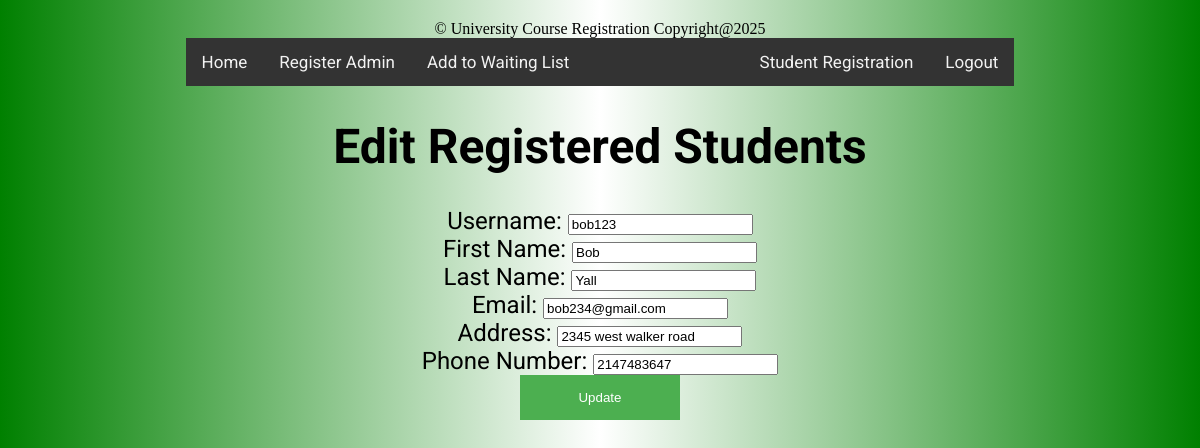
Screenshot of /admin/admin_edit_user.php?id=7 with the database file from the repository.
### tables this page shows
CREATE TABLE `registered_user` (
  `id` int(11) NOT NULL,
  `username` varchar(50) NOT NULL,
  `password` varchar(256) NOT NULL,
  `firstname` text NOT NULL,
  `lastname` text NOT NULL,
  `email` varchar(50) NOT NULL,
  `SSN` int(50) NOT NULL,
  `address` varchar(256) NOT NULL,
  `phone` int(50) NOT NULL
);

### admin/admin_edit_user.php (the view, shortened to what this page needs)
<?php
include('connection.php');
include('footer.php');
?>
<!DOCTYPE HTML>
<html>
<body style="background-image: linear-gradient(to right,green,white,green);">
<head>
<link rel="stylesheet" type="text/css" href="/hash/styles.css">
</head>
<body>
<div id="wrapper">
<div id="topnav">
        <a href="/hash/admin-home.php" class="btn">Home</a>
        <a href="/hash/register-Admin.php" class="btn">Register Admin</a>
		<a href="/hash/waiting_list_registration.php" class="btn">Add to Waiting List</a>
	<div id="topnav-right">
        <a href="/hash/register-Student.php" class="btn">Student Registration</a>
        <a href="/hash/logout.php" class="btn">Logout</a>
    </div>
</div>
		<h1>Edit Registered Students</h1>
<?php
if (isset($_GET['id'])) {
    $id = $_GET['id'];
    $sql = "SELECT * FROM registered_user WHERE id=$id";
    $result = $conn->query($sql);
    if ($result->num_rows > 0) {
        $row = $result->fetch_assoc();
        ?>
        <form method="post" action="admin_update_user.php">
            Username: <input type="text" name="username" value="<?php echo $row['username']; ?>"><br>
			First Name: <input type="text" name="firstname" value="<?php echo $row['firstname']; ?>"><br>
			Last Name: <input type="text" name="lastname" value="<?php echo $row['lastname']; ?>"><br>
            Email: <input type="text" name="email" value="<?php echo $row['email']; ?>"><br>
			Address: <input type="text" name="address" value="<?php echo $row['address']; ?>"><br>
			Phone Number: <input type="text" name="phone" value="<?php echo $row['phone']; ?>"><br>
            <input type="submit" value="Update">
        </form>
        <?php
    } else {
        echo "No user found";
    }
} else {
    echo "Invalid request";
}
?>
</div>
</body>
</html>

### styles.css (style rules this page uses)
#topnav { position: relative; background-color: #333; overflow: hidden; }
#topnav a { float: left; color: #f2f2f2; text-align: center; padding: 14px 16px; text-decoration: none; font-size: 17px; }
#topnav-right { float: right; }
#wrapper { width:70%;margin: 0 auto; text-align: center;font-family: 'Roboto', sans-serif;font-size: 150%;border-radius: 20px; }
input[type =submit] { width:160px;border:0px;padding:15px;background-color: #4CAF50;color:#fff; cursor: pointer; }

### rows the page displays
registered_user: username "bob123", firstname "Bob", lastname "Yall", email "bob234@gmail.com", address "2345 west walker road", phone "2147483647"
